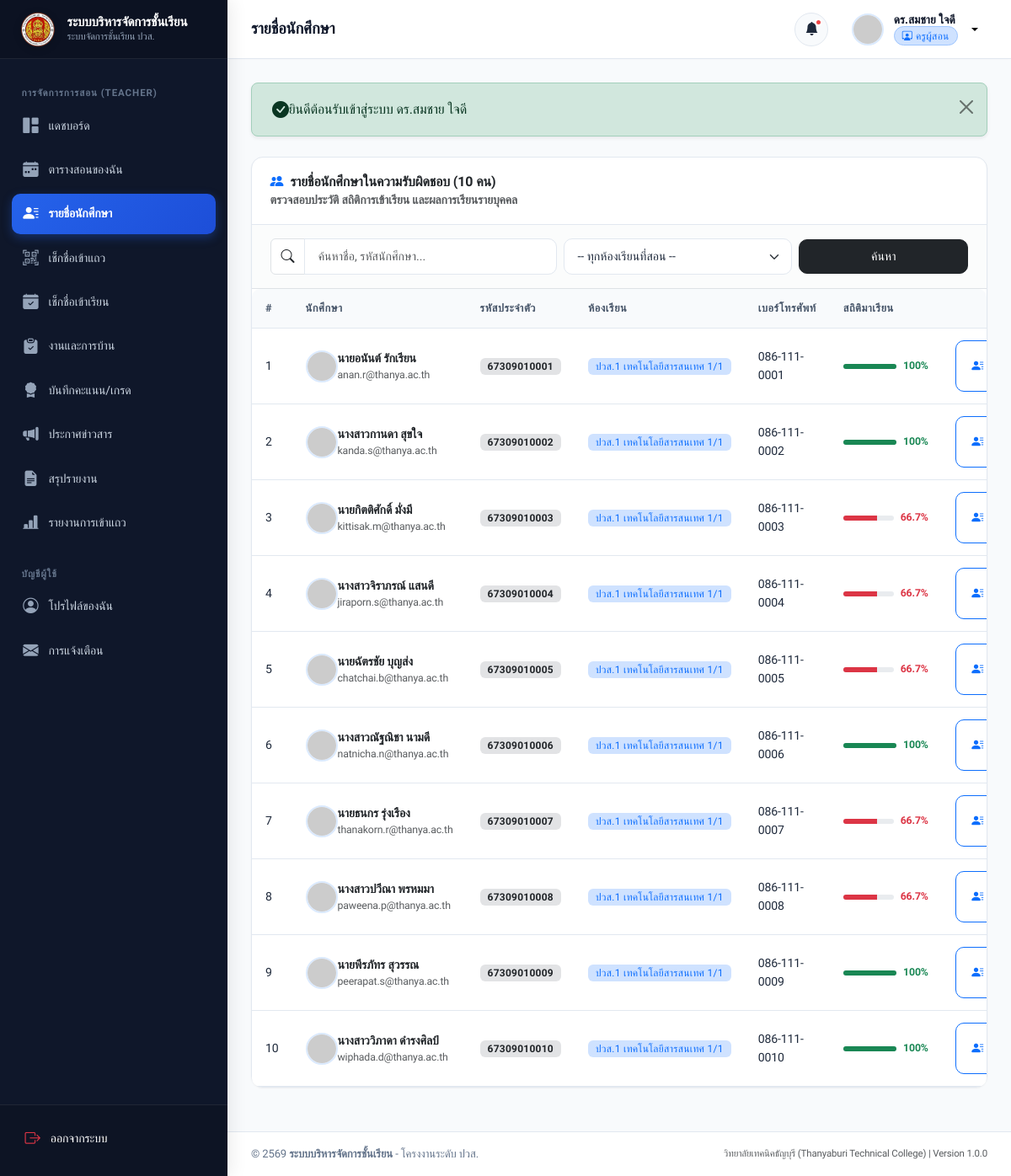
The app's page /teacher/students.php (signed in) with its own data.
### tables this page shows
CREATE TABLE `students` (
  `id` INT AUTO_INCREMENT PRIMARY KEY,
  `user_id` INT NOT NULL UNIQUE,
  `student_code` VARCHAR(20) NOT NULL UNIQUE,
  `classroom_id` INT NOT NULL,
  `gender` ENUM('male', 'female', 'other') DEFAULT 'male',
  `birth_date` DATE DEFAULT NULL,
  `address` TEXT DEFAULT NULL,
  `parent_name` VARCHAR(100) DEFAULT NULL,
  `parent_phone` VARCHAR(20) DEFAULT NULL,
  `created_at` DATETIME NOT NULL DEFAULT CURRENT_TIMESTAMP,
  `updated_at` DATETIME NOT NULL DEFAULT CURRENT_TIMESTAMP ON UPDATE CURRENT_TIMESTAMP,
  CONSTRAINT `fk_students_user` FOREIGN KEY (`user_id`) REFERENCES `users` (`id`) ON DELETE CASCADE,
  CONSTRAINT `fk_students_classroom` FOREIGN KEY (`classroom_id`) REFERENCES `classrooms` (`id`) ON DELETE RESTRICT,
  INDEX `idx_students_code` (`student_code`),
  INDEX `idx_students_classroom` (`classroom_id`)
);

CREATE TABLE `users` (
  `id` INT AUTO_INCREMENT PRIMARY KEY,
  `username` VARCHAR(50) NOT NULL UNIQUE,
  `password` VARCHAR(255) NOT NULL,
  `role` ENUM('admin', 'teacher', 'student') NOT NULL DEFAULT 'student',
  `email` VARCHAR(100) NOT NULL UNIQUE,
  `full_name` VARCHAR(100) NOT NULL,
  `phone` VARCHAR(20) DEFAULT NULL,
  `avatar` VARCHAR(255) DEFAULT NULL,
  `status` ENUM('active', 'inactive') NOT NULL DEFAULT 'active',
  `created_at` DATETIME NOT NULL DEFAULT CURRENT_TIMESTAMP,
  `updated_at` DATETIME NOT NULL DEFAULT CURRENT_TIMESTAMP ON UPDATE CURRENT_TIMESTAMP,
  INDEX `idx_users_role` (`role`),
  INDEX `idx_users_status` (`status`)
);

CREATE TABLE `classrooms` (
  `id` INT AUTO_INCREMENT PRIMARY KEY,
  `name` VARCHAR(100) NOT NULL,
  `level` VARCHAR(20) NOT NULL,
  `department` VARCHAR(100) NOT NULL DEFAULT 'แผนกวิชาเทคโนโลยีสารสนเทศ',
  `academic_year` VARCHAR(10) NOT NULL DEFAULT '2567',
  `homeroom_teacher_id` INT DEFAULT NULL,
  `description` VARCHAR(255) DEFAULT NULL,
  `created_at` DATETIME NOT NULL DEFAULT CURRENT_TIMESTAMP,
  `updated_at` DATETIME NOT NULL DEFAULT CURRENT_TIMESTAMP ON UPDATE CURRENT_TIMESTAMP
);

### teacher/students.php (the view, shortened to what this page needs)
<?php
require_once __DIR__ . '/../includes/auth.php';
require_once __DIR__ . '/../includes/functions.php';
$currentUser = getCurrentUser();
$teacherId = $currentUser['role_id'] ?? 0;
$selectedClass = !empty($_GET['classroom_id']) ? (int)$_GET['classroom_id'] : 0;
$search = trim($_GET['search'] ?? '');
$sql = "
    SELECT s.*, u.full_name, u.email, u.phone, u.avatar, u.status,
           c.name as classroom_name, c.level,
           (SELECT COUNT(*) FROM attendance a WHERE a.student_id = s.id AND a.status = 'present') as present_count,
           (SELECT COUNT(*) FROM attendance a WHERE a.student_id = s.id) as total_attendance
    FROM students s
    JOIN users u ON s.user_id = u.id
    JOIN classrooms c ON s.classroom_id = c.id
    WHERE 1=1
";
$params = [];
if ($selectedClass > 0) {
    $sql .= " AND s.classroom_id = ?";
    $params[] = $selectedClass;
} else {
    $sql .= " AND s.classroom_id IN (SELECT DISTINCT classroom_id FROM subjects WHERE teacher_id = ?)";
    $params[] = $teacherId;
}
$sql .= " ORDER BY c.level ASC, s.student_code ASC";
try {
    $stmt = $pdo->prepare($sql);
    $stmt->execute($params);
    $students = $stmt->fetchAll();
} catch (PDOException $e) {
    $dbError = $e->getMessage();
    $students = [];
}
require_once __DIR__ . '/../includes/header.php';
require_once __DIR__ . '/../includes/sidebar.php';
require_once __DIR__ . '/../includes/navbar.php';
?>
<div class="card">
    <div class="card-header flex-column flex-md-row gap-3 align-items-start align-items-md-center">
        <div>
            <h5 class="card-title mb-0"><i class="bi bi-people-fill text-primary"></i> รายชื่อนักศึกษาในความรับผิดชอบ (<?= count($students) ?> คน)</h5>
            <div class="small text-muted">ตรวจสอบประวัติ สถิติการเข้าเรียน และผลการเรียนรายบุคคล</div>
        </div>
    </div>
    <div class="card-body bg-light bg-opacity-50 border-bottom py-3">
        <form action="<?= BASE_URL ?>teacher/students.php" method="GET" class="row g-2 align-items-center">
            <div class="col-md-5 col-12">
                <div class="input-group">
                    <span class="input-group-text bg-white"><i class="bi bi-search"></i></span>
                    <input type="text" name="search" class="form-control" placeholder="ค้นหาชื่อ, รหัสนักศึกษา..." value="<?= htmlspecialchars($search) ?>">
                </div>
            </div>
            <div class="col-md-4 col-8">
                <select name="classroom_id" class="form-select" onchange="this.form.submit()">
                    <option value="0">-- ทุกห้องเรียนที่สอน --</option>
                </select>
            </div>
            <div class="col-md-3 col-4 d-flex gap-2">
                <button type="submit" class="btn btn-dark w-100">ค้นหา</button>
            </div>
        </form>
    </div>
    <div class="table-responsive">
        <table class="table table-hover align-middle mb-0">
            <thead>
                <tr>
                    <th style="width: 50px;">#</th>
                    <th>นักศึกษา</th>
                    <th>รหัสประจำตัว</th>
                    <th>ห้องเรียน</th>
                    <th>เบอร์โทรศัพท์</th>
                    <th>สถิติมาเรียน</th>
                    <th class="text-end" style="width: 120px;">จัดการ</th>
                </tr>
            </thead>
            <tbody>
                <?php if (empty($students)): ?>
                    <tr>
                        <td colspan="7" class="text-center py-5 text-muted">
                            <i class="bi bi-inbox fs-1 d-block mb-2"></i>
                            ไม่พบข้อมูลนักศึกษาตามเงื่อนไข
                        </td>
                    </tr>
                <?php else: ?>
                    <?php foreach ($students as $idx => $s):
                        $total = (int)$s['total_attendance'];
                        $present = (int)$s['present_count'];
                        $pct = $total > 0 ? round(($present / $total) * 100, 1) : 0;
                    ?>
                        <tr>
                            <td><?= $idx + 1 ?></td>
                            <td>
                                <div class="d-flex align-items-center gap-2.5">
                                    <img src="<?= getUserAvatarUrl($s['avatar'], $s['full_name']) ?>" class="user-avatar" alt="Avatar">
                                    <div>
                                        <div class="fw-semibold text-dark"><?= htmlspecialchars($s['full_name']) ?></div>
                                        <div class="small text-muted"><?= htmlspecialchars($s['email']) ?></div>
                                    </div>
                                </div>
                            </td>
                            <td>
                                <span class="badge bg-secondary-subtle text-dark fw-bold"><?= htmlspecialchars($s['student_code']) ?></span>
                            </td>
                            <td>
                                <span class="badge bg-primary-subtle text-primary"><?= htmlspecialchars($s['classroom_name']) ?></span>
                            </td>
                            <td class="small"><?= htmlspecialchars($s['phone'] ?? '-') ?></td>
                            <td>
                                <div class="d-flex align-items-center gap-2">
                                    <div class="progress flex-grow-1" style="height: 6px; width: 60px;">
                                        <div class="progress-bar <?= $pct >= 80 ? 'bg-success' : 'bg-danger' ?>" style="width: <?= $pct ?>%"></div>
                                    </div>
                                    <span class="small fw-semibold <?= $pct >= 80 ? 'text-success' : 'text-danger' ?>"><?= $pct ?>%</span>
                                </div>
                            </td>
                            <td class="text-end">
                                <a href="<?= BASE_URL ?>teacher/student-detail.php?id=<?= $s['id'] ?>" class="btn btn-sm btn-outline-primary">
                                    <i class="bi bi-person-lines-fill me-1"></i> ดูประวัติ
                                </a>
                            </td>
                        </tr>
                    <?php endforeach; ?>
                <?php endif; ?>
            </tbody>
        </table>
    </div>
</div>
<?php require_once __DIR__ . '/../includes/footer.php'; ?>

### assets/css/style.css (style rules this page uses)
:root { --primary: #1e40af; --primary-hover: #1d4ed8; --primary-light: #eff6ff; --primary-rgb: 30, 64, 175; --secondary: #475569; --accent: #3b82f6; --accent-light: #dbeafe; --success: #10b981; --success-light: #ecfdf5; --warning: #f59e0b; --warning-light: #fffbeb; --danger: #ef4444; --danger-light: #fef2f2; --info: #06b6d4; --info-light: #ecfeff; --dark: #0f172a; --dark-surface: #1e293b; --light-bg: #f8fafc; --card-bg: #ffffff; --border-color: #e2e8f0; --border-focus: #93c5fd; --text-main: #1e293b; --text-muted: #64748b; --text-light: #94a3b8; --sidebar-width: 270px; --topbar-height: 70px; --radius-sm: 0.375rem; --radius-md: 0.625rem; --radius-lg: 0.875rem; --radius-xl: 1.25rem; --shadow-sm: 0 1px 2px 0 rgb(0 0 0 / 0.05); --shadow-md: 0 4px 6px -1px rgb(0 0 0 / 0.07), 0 2px 4px -2px rgb(0 0 0 / 0.05); --shadow-lg: 0 10px 15px -3px rgb(0 0 0 / 0.08), 0 4px 6px -4px rgb(0 0 0 / 0.04); --shadow-xl: 0 20px 25px -5px rgb(0 0 0 / 0.1), 0 8px 10px -6px rgb(0 0 0 / 0.05); --transition: all 0.2s cubic-bezier(0.4, 0, 0.2, 1); }
* { box-sizing: border-box; }
body { font-family: 'Prompt', -apple-system, BlinkMacSystemFont, 'Segoe UI', Roboto, sans-serif; background-color: var(--light-bg); color: var(--text-main); min-height: 100vh; margin: 0; display: flex; flex-direction: column; overflow-x: hidden; letter-spacing: -0.01em; }
h1, h2, h3, h4, h5, h6 { color: var(--dark); font-weight: 600; line-height: 1.35; }
a { color: var(--primary); text-decoration: none; transition: var(--transition); }
.user-avatar { width: 38px; height: 38px; border-radius: 50%; object-fit: cover; border: 2px solid var(--accent-light); }
.card { background-color: var(--card-bg); border: 1px solid var(--border-color); border-radius: var(--radius-lg); box-shadow: var(--shadow-sm); transition: var(--transition); margin-bottom: 1.5rem; }
.card-header { background-color: transparent; border-bottom: 1px solid var(--border-color); padding: 1.15rem 1.35rem; display: flex; align-items: center; justify-content: space-between; font-weight: 600; }
.card-header .card-title { margin: 0; font-size: 1rem; font-weight: 600; display: flex; align-items: center; gap: 0.5rem; }
.card-body { padding: 1.35rem; }
.btn { font-family: inherit; font-weight: 500; padding: 0.55rem 1.15rem; border-radius: var(--radius-md); transition: var(--transition); display: inline-flex; align-items: center; justify-content: center; gap: 0.45rem; font-size: 0.88rem; }
.form-control, .form-select { font-family: inherit; border: 1px solid var(--border-color); border-radius: var(--radius-md); padding: 0.6rem 0.95rem; font-size: 0.88rem; color: var(--text-main); background-color: #ffffff; transition: var(--transition); }
.table-responsive { border-radius: var(--radius-md); overflow-x: auto; }
.table { width: 100%; margin-bottom: 0; vertical-align: middle; border-color: var(--border-color); }
.table th { background-color: #f8fafc; color: var(--secondary); font-size: 0.8rem; font-weight: 600; text-transform: uppercase; letter-spacing: 0.04em; padding: 0.85rem 1rem; border-bottom: 1px solid var(--border-color); white-space: nowrap; }
.table td { padding: 0.85rem 1rem; font-size: 0.88rem; color: var(--text-main); border-bottom: 1px solid var(--border-color); }
.badge { font-weight: 500; font-size: 0.75rem; padding: 0.35em 0.75em; letter-spacing: 0.02em; }

### records on screen
students: user.full_name "นายอนันต์ รักเรียน", user.email "anan.r@thanya.ac.th", student_code "67309010001", classroom.name "ปวส.1 เทคโนโลยีสารสนเทศ 1/1", user.phone "086-111-0001", pct "100"
students: user.full_name "นางสาวกานดา สุขใจ", user.email "kanda.s@thanya.ac.th", student_code "67309010002", classroom.name "ปวส.1 เทคโนโลยีสารสนเทศ 1/1", user.phone "086-111-0002", pct "100"
students: user.full_name "นายกิตติศักดิ์ มั่งมี", user.email "kittisak.m@thanya.ac.th", student_code "67309010003", classroom.name "ปวส.1 เทคโนโลยีสารสนเทศ 1/1", user.phone "086-111-0003", pct "66.7"
students: user.full_name "นางสาวจิราภรณ์ แสนดี", user.email "jiraporn.s@thanya.ac.th", student_code "67309010004", classroom.name "ปวส.1 เทคโนโลยีสารสนเทศ 1/1", user.phone "086-111-0004", pct "66.7"
students: user.full_name "นายฉัตรชัย บุญส่ง", user.email "chatchai.b@thanya.ac.th", student_code "67309010005", classroom.name "ปวส.1 เทคโนโลยีสารสนเทศ 1/1", user.phone "086-111-0005", pct "66.7"
students: user.full_name "นางสาวณัฐณิชา นามดี", user.email "natnicha.n@thanya.ac.th", student_code "67309010006", classroom.name "ปวส.1 เทคโนโลยีสารสนเทศ 1/1", user.phone "086-111-0006", pct "100"
students: user.full_name "นายธนกร รุ่งเรือง", user.email "thanakorn.r@thanya.ac.th", student_code "67309010007", classroom.name "ปวส.1 เทคโนโลยีสารสนเทศ 1/1", user.phone "086-111-0007", pct "66.7"
students: user.full_name "นางสาวปวีณา พรหมมา", user.email "paweena.p@thanya.ac.th", student_code "67309010008", classroom.name "ปวส.1 เทคโนโลยีสารสนเทศ 1/1", user.phone "086-111-0008", pct "66.7"
students: user.full_name "นายพีรภัทร สุวรรณ", user.email "peerapat.s@thanya.ac.th", student_code "67309010009", classroom.name "ปวส.1 เทคโนโลยีสารสนเทศ 1/1", user.phone "086-111-0009", pct "100"
students: user.full_name "นางสาววิภาดา ดำรงศิลป์", user.email "wiphada.d@thanya.ac.th", student_code "67309010010", classroom.name "ปวส.1 เทคโนโลยีสารสนเทศ 1/1", user.phone "086-111-0010", pct "100"

### other values on screen
APP_NAME "ระบบบริหารจัดการชั้นเรียน"
$pageTitle "รายชื่อนักศึกษา"
$currentUser['full_name'] "ดร.สมชาย ใจดี"
$msg "ยินดีต้อนรับเข้าสู่ระบบ ดร.สมชาย ใจดี"
count($students) "10"
APP_SUBTITLE "วิทยาลัยเทคนิคธัญบุรี (Thanyaburi Technical College)"
APP_VERSION "1.0.0"
